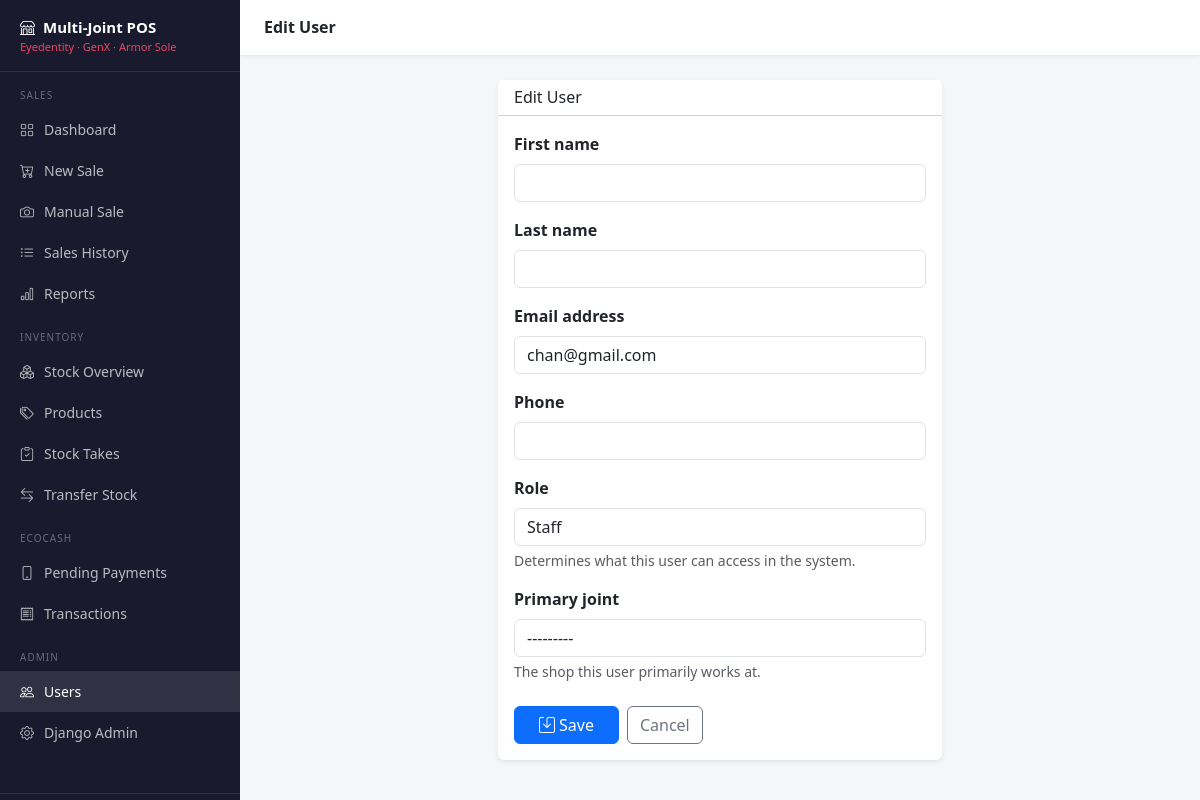
The page /users/1/edit/ (signed in) on the database its author committed.
### users/models.py (models this page shows, shortened)
class User(AbstractUser):
    ROLE_CHOICES = [
        ('admin', 'Admin'),       # Full access - can manage everything
        ('manager', 'Manager'),   # Can view reports, manage stock
        ('staff', 'Staff'),       # Can only make sales
    ]
    role = models.CharField(
        max_length=20,
        choices=ROLE_CHOICES,
        default='staff',
        help_text="Determines what this user can access in the system."
    )
    primary_joint = models.ForeignKey(
        'inventory.Joint',
        on_delete=models.SET_NULL,
        null=True,
        blank=True,
        related_name='staff_members',
        help_text="The shop this user primarily works at."
    )
    phone = models.CharField(max_length=20, blank=True, null=True)
    @property
    def is_admin_role(self):
        return self.role == 'admin'
    @property
    def is_manager_role(self):
        return self.role in ['admin', 'manager']

### users/views.py (the view)
# urls.py: path('<int:pk>/edit/', views.user_edit, name='user_edit'),
@login_required
def user_edit(request, pk):
    if not request.user.is_admin_role:
        messages.error(request, "You don't have permission to do this.")
        return redirect('sales:dashboard')
    user = get_object_or_404(User, pk=pk)
    form = UserUpdateForm(request.POST or None, instance=user)
    if request.method == 'POST' and form.is_valid():
        form.save()
        messages.success(request, f"User '{user.username}' updated successfully!")
        return redirect('users:user_list')
    return render(request, 'user_form.html', {'form': form, 'title': 'Edit User', 'edit_user': user})

### users/forms.py
class UserUpdateForm(forms.ModelForm):
    class Meta:
        model = User
        fields = ['first_name', 'last_name', 'email', 'phone', 'role', 'primary_joint']
    def __init__(self, *args, **kwargs):
        super().__init__(*args, **kwargs)
        for field in self.fields.values():
            field.widget.attrs['class'] = 'form-control'

### inventory/models.py (called while the page is built)
    def __str__(self):
        return self.display_name

### templates/user_form.html (shortened to what this page needs)
{% extends "base.html" %}
{% block page_title %}{{ title }}{% endblock %}
{% block content %}
<div class="row justify-content-center">
    <div class="col-md-6">
        <div class="card border-0 shadow-sm">
            <div class="card-header bg-white"><h6 class="mb-0">{{ title }}</h6></div>
            <div class="card-body">
                <form method="post">
                    {% for field in form %}
                    <div class="mb-3">
                        <label class="form-label fw-semibold">{{ field.label }}</label>
                        {{ field }}
                        {% if field.help_text %}<div class="form-text">{{ field.help_text }}</div>{% endif %}
                    </div>
                    {% endfor %}
                    <div class="d-flex gap-2 mt-4">
                        <button type="submit" class="btn btn-primary px-4">
                            <i class="bi bi-save me-1"></i>Save
                        </button>
                        <a href="{% url 'users:user_list' %}" class="btn btn-outline-secondary">Cancel</a>
                    </div>
                </form>
            </div>
        </div>
    </div>
</div>
{% endblock %}

### templates/base.html (style rules this page uses)
:root { --sidebar-width: 240px; --topbar-height: 56px; }
body { background: #f4f6f9; font-family: 'Segoe UI', sans-serif; }

### rows shown on the page
User: form "chan@gmail.com" "Staff" "---------"

### other values the page prints
{{ title }} "Edit User"
{{ field.label }} "First name" "Last name" "Email address" "Phone" "Role" "Primary joint"
{{ field.help_text }} "Determines what this user can access in the system." "The shop this user primarily works at."
